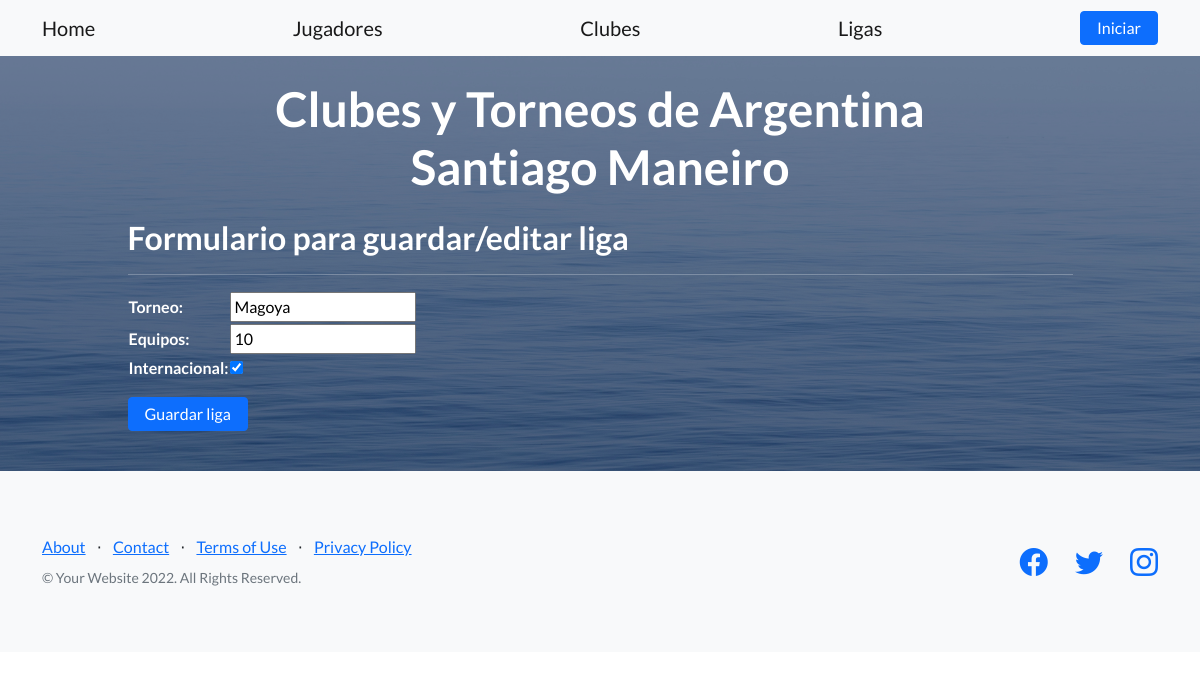
The page /app_jugadores/ligas/5/update on the database its author committed.
### app_jugadores/models.py (models this page shows, shortened)
class Liga(models.Model):
    torneo = models.CharField(max_length=40)
    equipos = models.IntegerField()
    internacional = models.BooleanField()

### app_jugadores/views.py (the view)
# urls.py: path('ligas/<int:pk>/update', views.LigaUpdateView.as_view(), name='ligas-update'),
class LigaUpdateView(UpdateView):
    model = Liga
    template_name = "ligas_form.html"
    success_url = reverse_lazy('ligas-list')
    fields = ['torneo', 'equipos', 'internacional']

### app_jugadores/templates/ligas_form.html (shortened to what this page needs)
{% extends "index.html" %}
{% load static %}
{% block content %}
<h2>Formulario para guardar/editar liga</h2>
<hr></hr>
<form action="" method="POST">
    <p>
    <table>
        {{ form.as_table }}
    </table>
    </p>
    <p>
        <input type="submit" class="btn btn-primary" value="Guardar liga" />
    </p>
</form>
{% endblock %}

### rows shown on the page
Liga: torneo "Magoya", equipos "10", internacional "☑"
